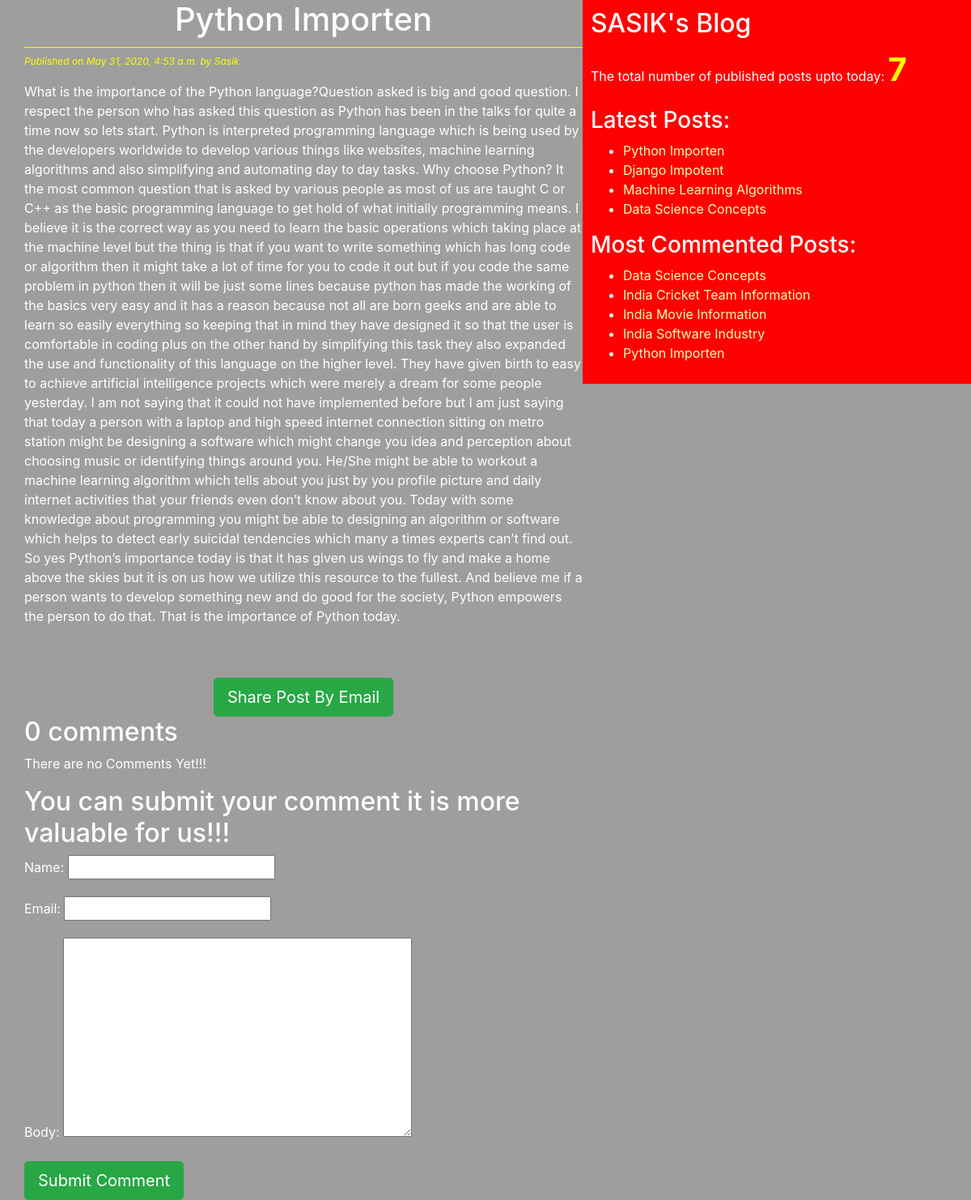
/2020/05/31/python-importen/, run on the app's committed database.
### blog/models.py (models this page shows, shortened)
class Post(models.Model):
    STATUS_CHOICES=(('draft','Draft'),('published','Published'))
    title=models.CharField(max_length=256)
    slug=models.SlugField(max_length=264,unique_for_date='publish')
    author=models.ForeignKey(User,related_name='blog_posts',on_delete=models.CASCADE)
    body=models.TextField()
    publish=models.DateTimeField(default=timezone.now)
    created=models.DateTimeField(auto_now_add=True)
    updated=models.DateTimeField(auto_now=True)
    status=models.CharField(max_length=10,choices=STATUS_CHOICES,default='draft')
    objects=CustomMangager()
    tags=TaggableManager()
    class Meta:
        ordering=('-publish',)
    def get_absolute_url(self):
        return reverse('post_detail',args=[self.publish.year,self.publish.strftime('%m'),self.publish.strftime('%d'),self.slug])

### blog/views.py (the view)
# urls.py: re_path('(?P<year>\d{4})/(?P<month>\d{2})/(?P<day>\d{2})/(?P<post>[-\w]+)/$', views.post_detail_view,name='post_detail'),
def post_detail_view(request,year,month,day,post):
    post=get_object_or_404(Post,slug=post,
                                status='published',
                                publish__year=year,
                                publish__month=month,
                                publish__day=day)
    comments=post.comments.filter(active=True)
    csubmit=False
    if request.method=='POST':
        form=CommentForm(request.POST)
        if form.is_valid():
            new_comment=form.save(commit=False)
            new_comment.post=post
            new_comment.save()
            csubmit=True
    else:
        form=CommentForm()
    return render(request,'blog/post_detail.html',{'post':post,'form':form,'csubmit':csubmit,'comments':comments})

### blog/forms.py
class CommentForm(forms.ModelForm):
    class Meta:
        model=Comment
        fields=('name','email','body')

### blog/models.py (called while the page is built)
    def get_queryset(self):
        return super().get_queryset().filter(status='published')

### blog/templatetags/blog_tags.py (called while the page is built)
@register.simple_tag(name='my_tag')
def total_posts():
    return Post.objects.count()

@register.inclusion_tag('blog/latest_posts123.html')
def show_latest_posts(count=3):
    letest_posts=Post.objects.order_by('-publish')[:count]
    return {'letest_posts':letest_posts}

@register.simple_tag
def get_most_commented_posts(count=5):
    return Post.objects.annotate(total_comments=Count('comments')).order_by('-total_comments')[:count]

### templates/blog/post_detail.html (shortened to what this page needs)
{%extends 'blog/base.html'%}
    {%block content%}
      <h1>{{post.title}}</h1>
      <p id='date'>Published on {{post.publish}} by {{post.author|title}}</p>
      {{post.body|linebreaks}}<br><br>
      <div class="container" align='center'>
        <a href="/{{post.id}}/share" class="btn btn-lg btn-success">Share Post By Email</a>
      </div>
      {%with comments.count as comments_count%}
        <h2>{{comments_count}} comment{{comments_count|pluralize}}</h2>
      {%endwith%}
      {%if comments%}
        {%for comment in comments%}
          <p id='ch'>Comment {{forloop.counter}} by {{comment.name}} on {{comment.created}}</p>
          <div class="">
            {{comment.body|linebreaks}}
          </div>
        {%endfor%}
        <hr>
      {%else%}
        <p>There are no Comments Yet!!!</p>
      {%endif%}
      {%if csubmit%}
        <h2>Your Comment Added Sucessfully</h2>
      {%else%}
      <h2>You can submit your comment it is more valuable for us!!!</h2>
        <form method="post">
            {{form.as_p}}
            <input type="submit" class="btn btn-lg btn-success" value="Submit Comment">
        </form>
      {%endif%}
    {%endblock%}

### templates/blog/base.html (shortened to what this page needs)
<!DOCTYPE html>
{%load blog_tags%}
{%load static%}
<html lang="en" dir="ltr">
  <head>
    <link rel="stylesheet" href="https://stackpath.bootstrapcdn.com/bootstrap/4.4.1/css/bootstrap.min.css"
>
    <link rel="stylesheet" href="{%static "css/blog.css" %}">
  </head>
  <body>
    <div class="content">
      {%block content%}{%endblock%}
    </div>
    <div class="sidebar">
      <h2>SASIK's Blog</h2>
      <p>The total number of published posts upto today: <span id='pcount'>{%my_tag%}</span></p>
      <h3>Latest Posts:</h3>{%show_latest_posts 4%}
      <h3>Most Commented Posts:</h3>
        {%get_most_commented_posts as most_commented_posts%}
        <ul>
          {%for post in most_commented_posts%}
            <li><a href="{{post.get_absolute_url}}">{{post.title}}</a></li>
          {%endfor%}
        </ul>
    </div>
  </body>
</html>

### templates/blog/latest_posts123.html
<ul>
  {%for post in letest_posts%}
    <li><a href="{{post.get_absolute_url}}">{{post.title}}</a></li>
  {%endfor%}
</ul>

### static/css/blog.css (style rules this page uses)
.content { width:60%; float:left; padding:0 0 0 30px; background: #9d9e9d; height:100%; }
.sidebar { width:40%; float:right; padding: 10px; background:red; height:100%; }
h1 { text-align: center; border-bottom: 1px solid yellow ; padding-bottom: 10px; }
body { color:white; background: #9d9e9d; }
#date { color:yellow; font-size: 12px; font-style: italic; }
a { color:#ffffb3; }
#pcount { font-size: 40px; color: yellow; font-weight: bold; }

### data on the page
Post: title "Python Importen", publish "May 31, 2020, 4:53 a.m.", author "Sasik", body "What is the importance of the Python language?Question asked is big and good question. I respect the person who has asked this question as Python has been in the talks for quite a time now so lets start. Python is interpreted programming language which is being used by the developers worldwide to develop various things like websites, machine learning algorithms and also simplifying and automating day to day tasks. Why choose Python? It the most common question that is asked by various people as most of us are taught C or C++ as the basic programming language to get hold of what initially programming means. I believe it is the correct way as you need to learn the basic operations which…"
Post: title "Django Impotent"
Post: title "Machine Learning Algorithms"
Post: title "Data Science Concepts"
Post: title "India Cricket Team Information"
Post: title "India Movie Information"
Post: title "India Software Industry"

### other printed values
{{ comments_count }} "0"
